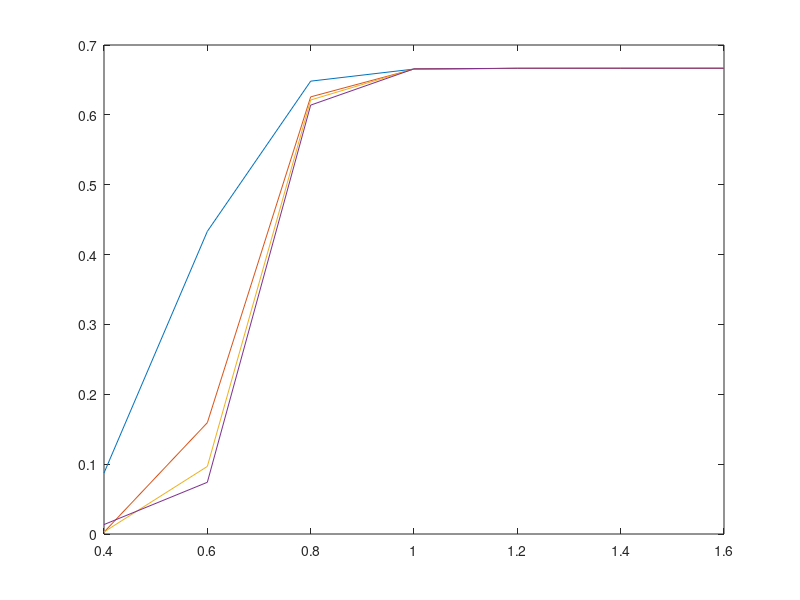

Recreate this plot in MATLAB.
alpha = [0.4,0.6,0.8,1,1.2,1.4,1.6];
n100 = [0.0873115,0.433213,0.648252,0.665557,0.666562,0.666655,0.666662];
n500 = [0.00265658,0.159333,0.625756,0.665519,0.666616,0.666661,0.666666];
n1000 = [0.00293465,0.0967058,0.621289,0.665634,0.66665,0.666666,0.666666];
n1250 = [0.0135069,0.0740314,0.613947,0.665882,0.666658,0.666666,0.666666];

plot(alpha, n100, alpha, n500, alpha, n1000, alpha, n1250)